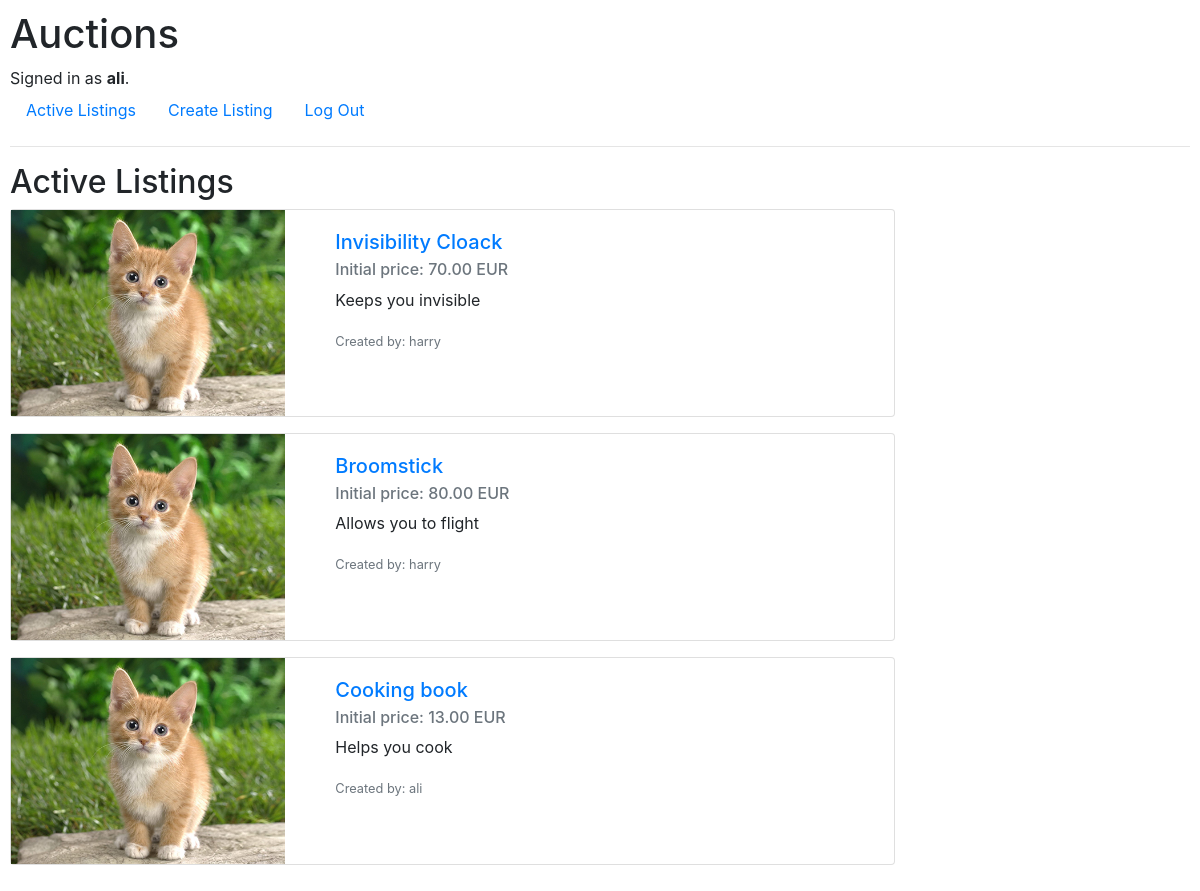
Screenshot of / (signed in) with the database file from the repository.
### auctions/models.py (models this page shows, shortened)
class User(AbstractUser):
    pass

class Auction_listing(models.Model):
    title = CharField(max_length=64)
    initial_price = DecimalField(max_digits=10, decimal_places=2)
    description = TextField(blank=True)
    creator = ForeignKey(User, on_delete=models.CASCADE, related_name="created_listings")
    winner = ForeignKey(User, on_delete=models.CASCADE, related_name="won_listings", blank=True, null=True)
    is_active = BooleanField(default=True)
    image_link = URLField(max_length=500, blank=True)
    categories = ManyToManyField(Category, blank=True, related_name="listings_per_category")
    in_watch_list = ManyToManyField(User, blank=True, related_name="wishes_per_user")

### auctions/views.py (the view)
# urls.py: path("", views.index, name="index"),
def index(request):
    return render(request, "auctions/index.html", {
        "Listings": Auction_listing.objects.filter(is_active = True)
    })

### auctions/templates/auctions/index.html
{% extends "auctions/layout.html" %}
{% block body %}
    <h2>Active Listings</h2>
    {% for listing in Listings %}
        <div class="card mb-3" style="max-width: 75%;">
            <div class="row g-0">
                <div class="col-md-4">
                    {% load static %} <img src="{% static "auctions/cat.jpeg"%}" class="img-fluid rounded-start" alt="...">
                </div>
                <div class="col-md-8">
                    <div class="card-body">
                        <a href="{% url 'listing_page' listing.id%}">
                            <h5 class="card-title">{{ listing.title }}</h5>
                        </a>
                        <h6 class="card-subtitle mb-2 text-muted"> Initial price: {{listing.initial_price }} EUR</h6>
                        {% if listing.description %}
                            <p class="card-text">{{listing.description}}</p>
                        {% else %}
                            <p class="card-text">No description for this item</p>
                        {% endif %}
                        <p class="card-text"><small class="text-muted">Created by: {{ listing.creator }}</small></p>
                    </div>
                </div>
            </div>
        </div>
    {% empty %}
        There are no listings
    {% endfor %}
{% endblock %}

### auctions/templates/auctions/layout.html (shortened to what this page needs)
{% load static %}
<!DOCTYPE html>
<html lang="en">
    <head>
        <link rel="stylesheet" href="https://stackpath.bootstrapcdn.com/bootstrap/4.4.1/css/bootstrap.min.css">
        <link href="{% static 'auctions/styles.css' %}" rel="stylesheet">
    </head>
    <body>
        <h1>Auctions</h1>
        <div>
            {% if user.is_authenticated %}
                Signed in as <strong>{{ user.username }}</strong>.
            {% else %}
                Not signed in.
            {% endif %}
        </div>
        <ul class="nav">
            <li class="nav-item">
                <a class="nav-link" href="{% url 'index' %}">Active Listings</a>
            </li>
            {% if user.is_authenticated %}
                <li class="nav-item">
                    <a class="nav-link" href="{% url 'create_listing' %}">Create Listing</a>
                </li>
                <li class="nav-item">
                    <a class="nav-link" href="{% url 'logout' %}">Log Out</a>
                </li>
            {% endif %}
        </ul>
        <hr>
        {% block body %}
        {% endblock %}
    </body>
</html>

### auctions/static/auctions/styles.css (style rules this page uses)
body { padding: 10px; }

### rows the page displays
User: username "ali"
Auction_listing: title "Invisibility Cloack", initial_price "70.00", description "Keeps you invisible", creator "harry"
Auction_listing: title "Broomstick", initial_price "80.00", description "Allows you to flight", creator "harry"
Auction_listing: title "Cooking book", initial_price "13.00", description "Helps you cook", creator "ali"
